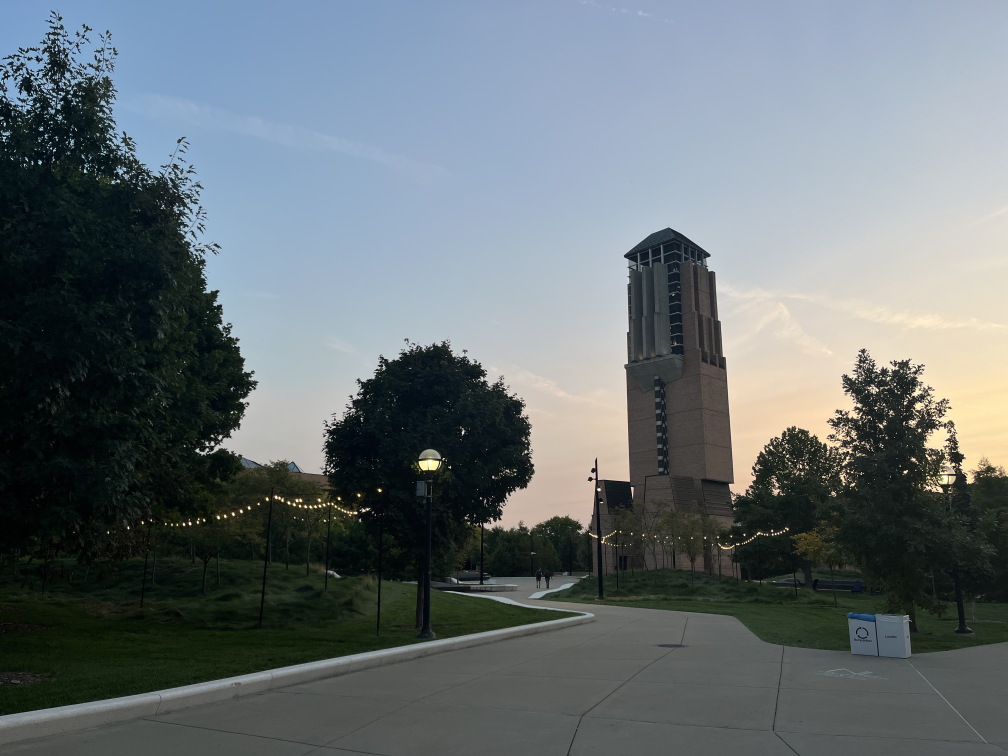
#> input picture 01-contrast-adjustment/img.JPG, 4032 x 3024 px, found by its file name (shown at 1/4 size)
$ python histogram_equalization.py
#> lines starting #> are read from the running program, lines starting #| are printed output that depends on the picture
import cv2
print(cv2.__version__)
import numpy as np
import matplotlib.pyplot as plt


def show_img_and_hist(name, img):
    plt.figure(figsize=(15, 5))

    plt.subplot(1,2,1)
    plt.title(name)
    plt.imshow(img, cmap = 'gray')
    plt.axis('off')

    hist, bins = np.histogram(img.flatten(), 256, [0, 256])
    cdf = hist.cumsum()
    cdf_normalized = cdf * float(hist.max()) / cdf.max()
    plt.subplot(1,2,2)
    plt.title('Historgram and CDF')
    plt.plot(cdf_normalized, color = 'r')
    plt.hist(img.flatten(),256,[0,256], color = 'b')
    plt.xlim([0,256])
    plt.ylim([0,180000])
    plt.legend(('cdf','histogram'), loc = 'upper left')

    plt.tight_layout()
    plt.savefig('results/' + name)
    plt.show()


def hist_equ(img):
    hist, bins = np.histogram(img.flatten(), 256, [0, 256])
    cdf = hist.cumsum()
    cdf_m = np.ma.masked_equal(cdf,0)
    cdf_m = (cdf_m - cdf_m.min())*255/(cdf_m.max()-cdf_m.min())
    cdf = np.ma.filled(cdf_m,0).astype('uint8')
    img_hist_equ = cdf[img]
    return img_hist_equ


if __name__ == "__main__":
    # original image
    img = cv2.imread('img.jpg', cv2.IMREAD_GRAYSCALE)
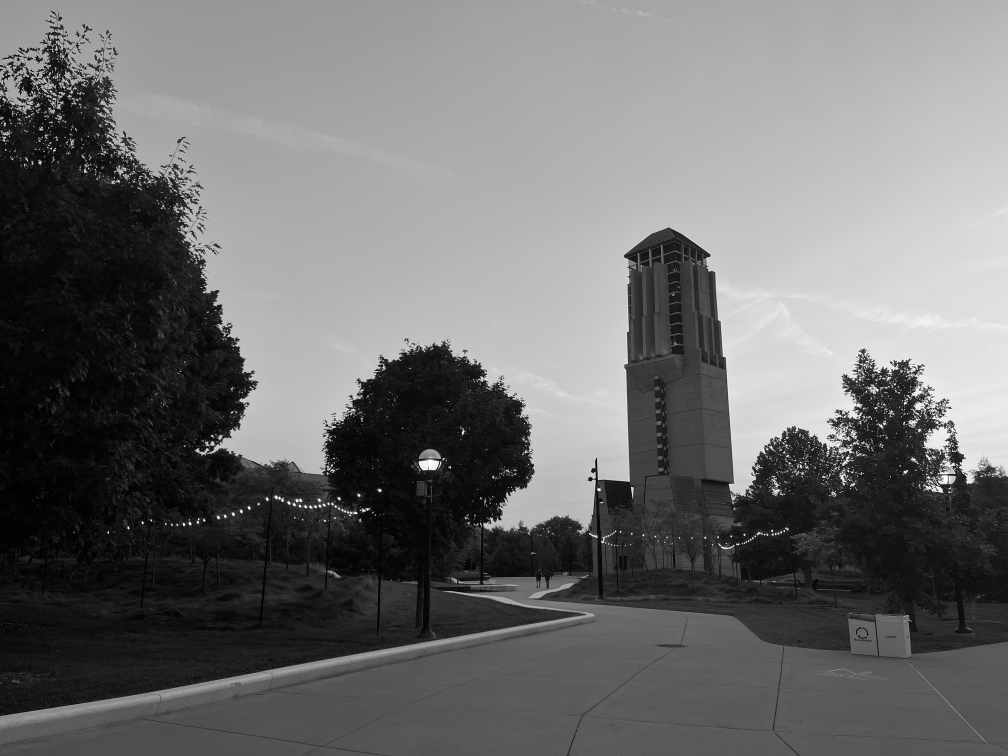
#> img: shape (3024, 4032) (shown at 1/4 size); min 0, max 255, mean 109.9
    show_img_and_hist('Original Image', img)
#> in show_img_and_hist, `hist, bins = np.histogram(img.flatten(), 256, [0, 256])`: hist = 256 values, max 131092 at index 19, min 935 at index 254, mean 47628; bins = 257 values from 0 to 256
#> in show_img_and_hist, `cdf = hist.cumsum()`: cdf = 256 values from 43202 to 12192768
#> in show_img_and_hist, `cdf_normalized = cdf * float(hist.max()) / cdf.max()`: cdf_normalized = 256 values from 464.5 to 131092
#> in show_img_and_hist, `plt.savefig('results/' + name)`:
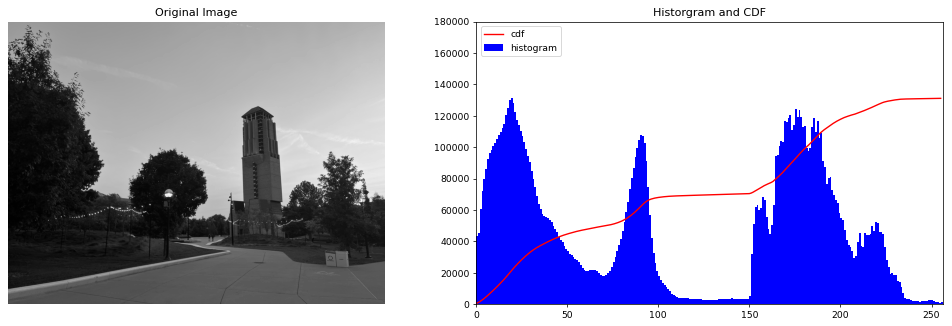
#> figure drawn by matplotlib, 2 panels; panel 2: tallest bar 131092 high, from x = 19 to 20; panel 2: curve peaks at x = 255, y = 131092

    img_his_equ = hist_equ(img)
#> in hist_equ, `hist, bins = np.histogram(img.flatten(), 256, [0, 256])`: bins = 257 values from 0 to 256
#> in hist_equ, `cdf = hist.cumsum()`: cdf = 256 values from 43202 to 12192768
#> in hist_equ, `cdf = np.ma.filled(cdf_m,0).astype('uint8')`: cdf = 256 values from 0 to 255
#> in hist_equ, `img_hist_equ = cdf[img]`:
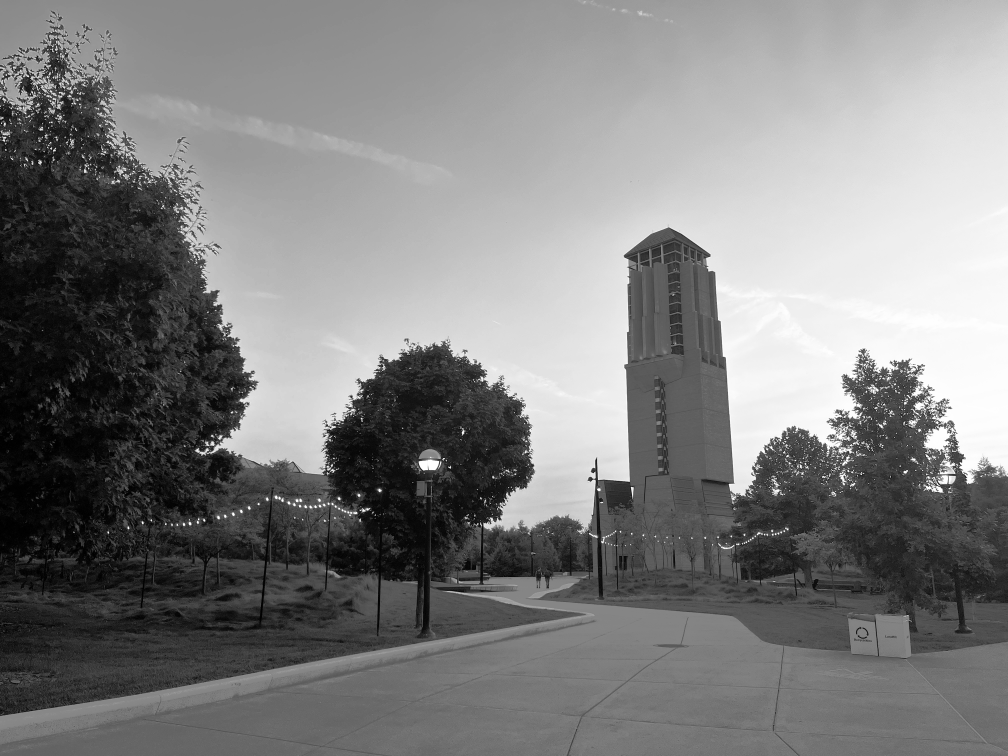
#> img_hist_equ: shape (3024, 4032) (shown at 1/4 size); min 0, max 255, mean 127.4
    show_img_and_hist('Histogram Eualization', img_his_equ)

    ahe = cv2.createCLAHE(clipLimit = 10000, tileGridSize = (8, 8))
    img_ahe = ahe.apply(img)
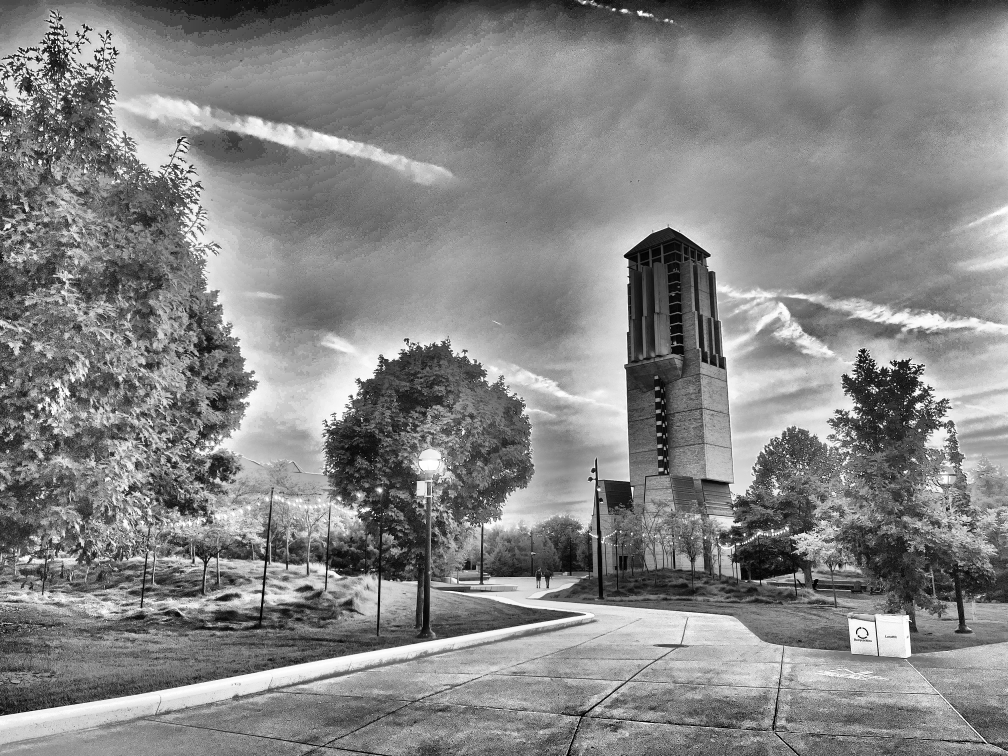
#> img_ahe: shape (3024, 4032) (shown at 1/4 size); min 0, max 255, mean 132.2
    show_img_and_hist('AHE', img_ahe)
#> call 3 of show_img_and_hist, with name = 'AHE'
#> in show_img_and_hist (call 3), `hist, bins = np.histogram(img.flatten(), 256, [0, 256])`: hist = 256 values, max 104244 at index 137, min 5411 at index 0, mean 47628
#> in show_img_and_hist (call 3), `cdf = hist.cumsum()`: cdf = 256 values from 5411 to 12192768
#> in show_img_and_hist (call 3), `cdf_normalized = cdf * float(hist.max()) / cdf.max()`: cdf_normalized = 256 values from 46.26 to 104244
#> in show_img_and_hist (call 3), `plt.savefig('results/' + name)`:
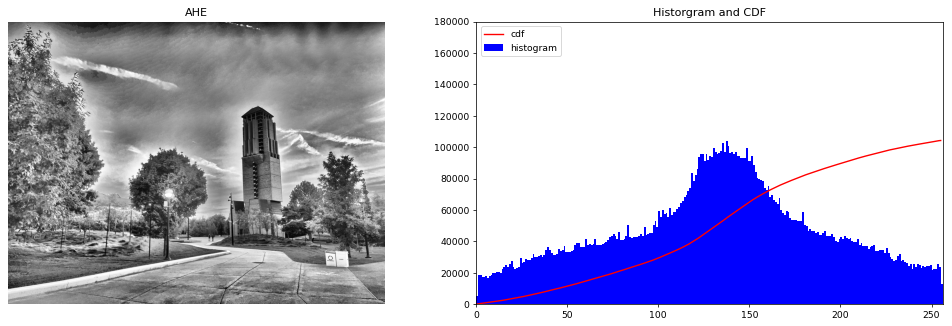
#> figure drawn by matplotlib, 2 panels; panel 2: tallest bar 104244 high, from x = 137 to 138; panel 2: curve peaks at x = 255, y = 104244

    clahe = cv2.createCLAHE(clipLimit = 2, tileGridSize = (8, 8))
    img_clahe = clahe.apply(img)
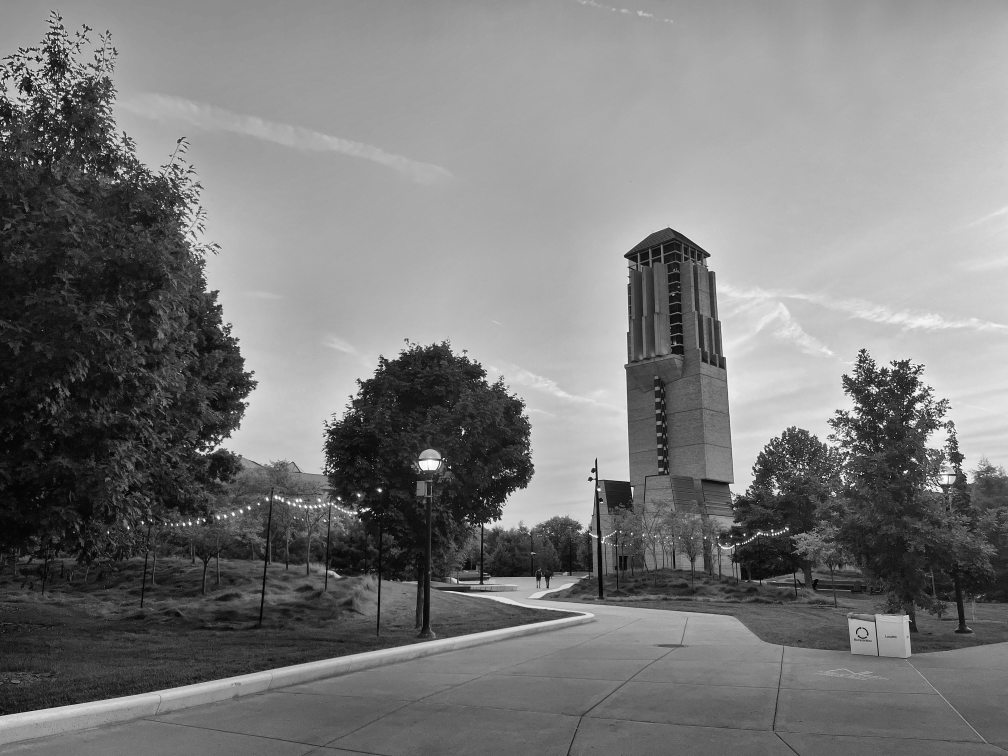
#> img_clahe: shape (3024, 4032) (shown at 1/4 size); min 0, max 255, mean 121.5
    show_img_and_hist('CLAHE', img_clahe)
#> call 4 of show_img_and_hist, with name = 'CLAHE'
#> in show_img_and_hist (call 4), `hist, bins = np.histogram(img.flatten(), 256, [0, 256])`: hist = 256 values, max 166420 at index 168, min 66 at index 0, mean 47628
#> in show_img_and_hist (call 4), `cdf = hist.cumsum()`: cdf = 256 values from 66 to 12192768
#> in show_img_and_hist (call 4), `cdf_normalized = cdf * float(hist.max()) / cdf.max()`: cdf_normalized = 256 values from 0.901 to 166420
#> in show_img_and_hist (call 4), `plt.savefig('results/' + name)`:
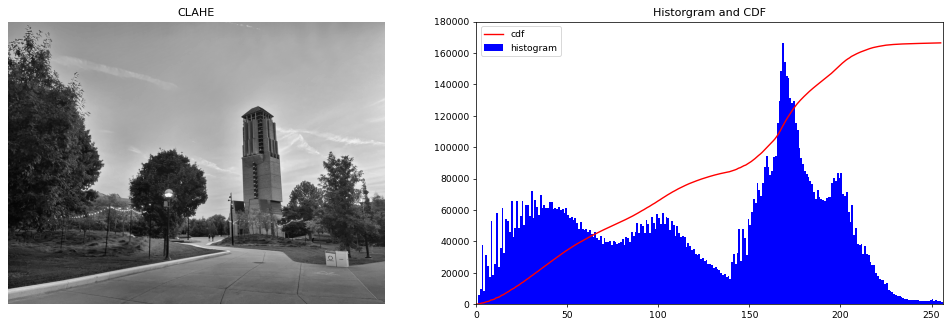
#> figure drawn by matplotlib, 2 panels; panel 2: tallest bar 166420 high, from x = 168 to 169; panel 2: curve peaks at x = 255, y = 166420
